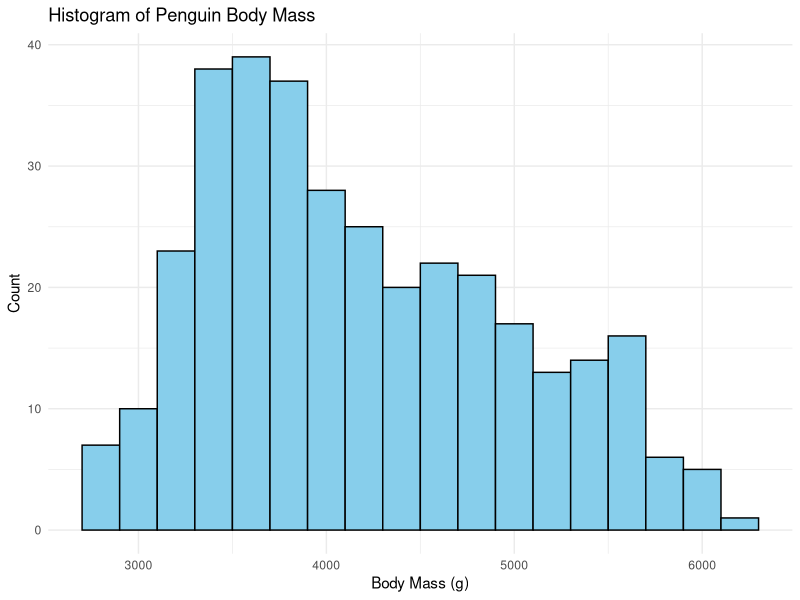

Recreate this plot in R.
## ---- chunk 1
#devtools::install_github("hadley/emo")        ## if anyone else wants to render
library(fontawesome)
## ---- chunk 2
# Load necessary libraries
library(ggplot2)
library(palmerpenguins)

# Create a histogram of penguin body mass
ggplot(data = penguins, aes(x = body_mass_g)) +
  geom_histogram(binwidth = 200, fill = "skyblue", color = "black") +
  labs(
    title = "Histogram of Penguin Body Mass",
    x = "Body Mass (g)",
    y = "Count"
  ) +
  theme_minimal()
## ---- chunk 3
sessionInfo()
